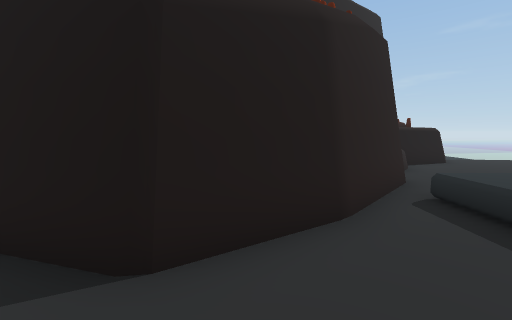
view 1 (above)

16 first-person views from a walk through a Unity game level. The camera is 1.2 m above the floor, tilts 6° down and sees 90° across. The floor is counted in squares, 1 m on a side. Each view is taken from the middle of a square. On the plan, view 1 faces up. The plan holds only what a view shows up to about 12 squares ahead; the rest is blank. The place goes on beyond the plan. The player is left out.

view 2
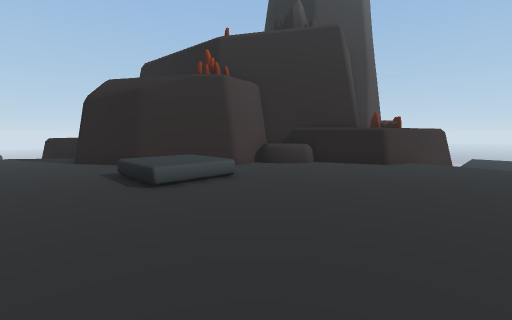

view 3
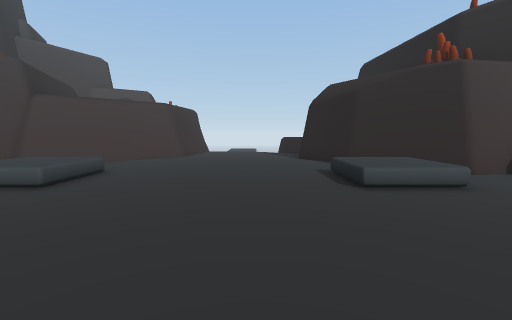

view 4
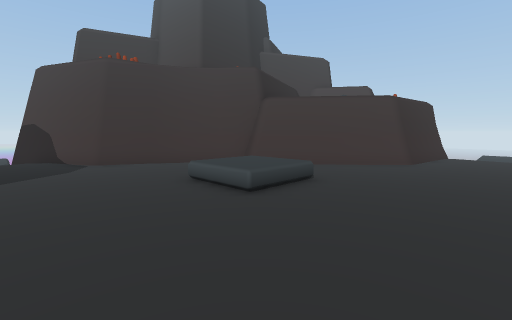

view 5
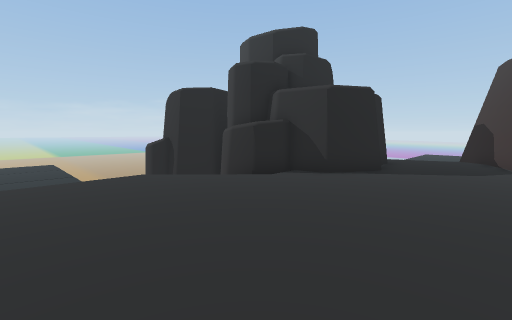

view 6
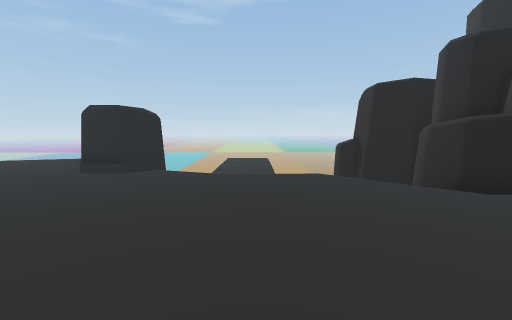

view 7
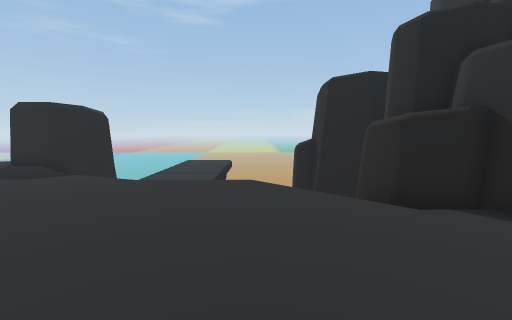

view 8
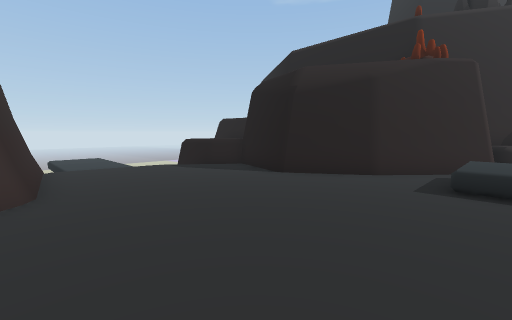

view 9
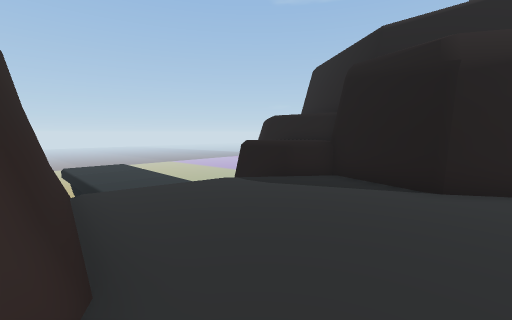

view 10
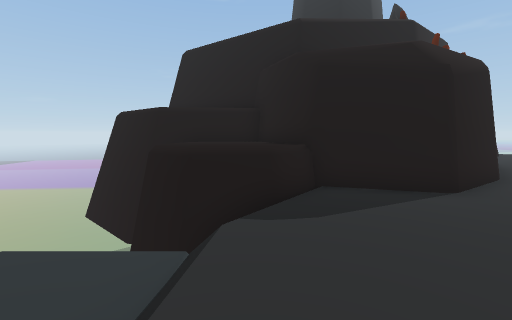

view 11
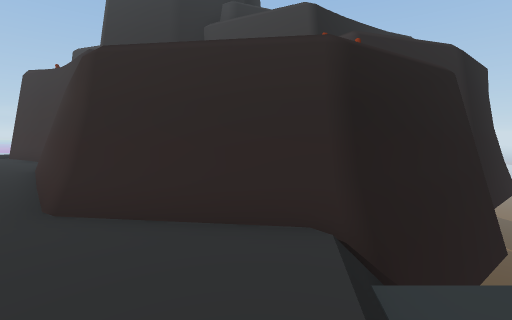

view 12
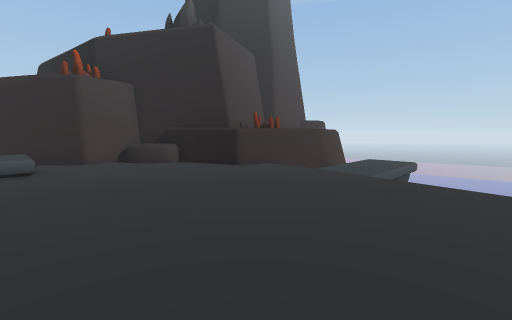

view 13
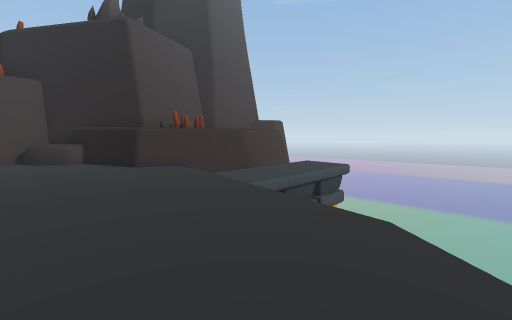

view 14
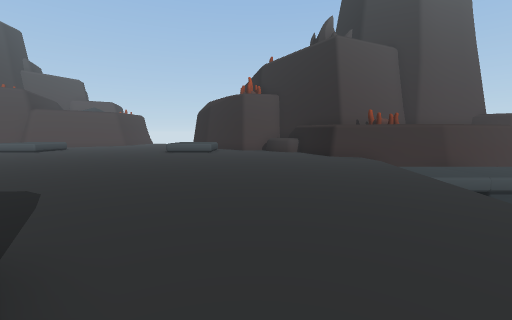

view 15
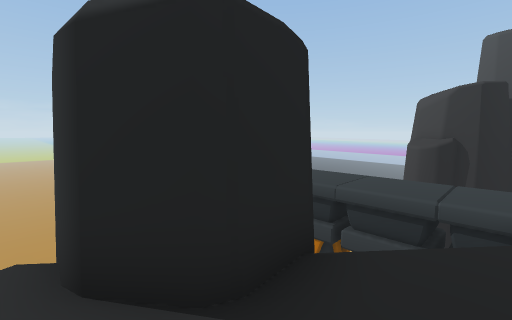

view 16
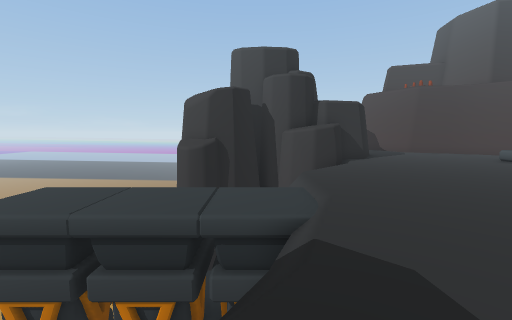

### Floor plan
Key: @ floor where view 1 was taken; # wall or solid block; . main floor; - floor 0.25 m lower than the main floor; : floor 0.5 m higher than the main floor; / step, stairs or slope; = window, fence, low wall or low ledge; ^ raised ledge; v drop or lower ground; O other object.
Columns run from 15 left of view 1 to 21 right of it. Each row starts with its distance up from view 1.
 18                        ^  -v
 17                        ^v--v
 16                        ^#--v
 15                        ^#--v
 14                      OO^#--v
 13                      OO^v--v
 12                      ### --v
 11                     #^^^....///v
 10                   ###^^..........
  9                   #OO.............
  8                   #O..............
  7     ##            #.............../
  6     v##   #       #.............../v
  5      v###^##     ##..............###
  4       vv^^^#    ##/::.........../###
  3         ^^^######./::.........../###
  2        v^^^=.##................/
  1         vv.....................v
  0    vvvvvvv.....@............../vvvvvv
 -1    ------/....................-------
 -2   v------/....................-------
 -3        vv=....................vvvvvvv
 -4       v#######................v v
 -5      ###     ##.../::......../   v
 -6      ##       ##../::......./v  ##^
 -7                ##.///......########
 -8   v#            ##........######  #
 -9  v##            ##.......##    #
-10 ###              ##......##
-11                   ###.....#
-12                     ##....#
-13                      ##....
-14                       #../
-15                       ##
-16                        #

Positions as (right, up) in squares from view 1, and headings:
1: (0, 0), facing up
2: (11, 0), facing up-left
3: (11, 0), facing left
4: (9, -1), facing down-left
5: (7, -1), facing down-right
6: (7, -2), facing right
7: (8, -4), facing right
8: (4, -4), facing up-left
9: (0, -4), facing up-left
10: (-5, -3), facing up
11: (-5, 0), facing down
12: (15, 4), facing up-left
13: (17, 7), facing up-left
14: (19, 7), facing left
15: (16, 6), facing down-right
16: (16, 4), facing down
